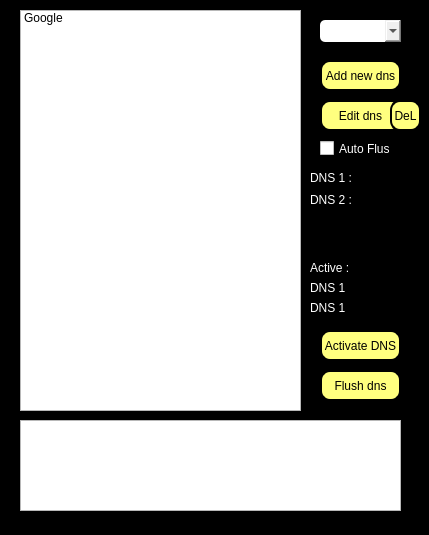
<?xml version="1.0" encoding="UTF-8"?>
<ui version="4.0">
 <class>MainWindow</class>
 <widget class="QMainWindow" name="MainWindow">
  <property name="windowModality">
   <enum>Qt::NonModal</enum>
  </property>
  <property name="enabled">
   <bool>true</bool>
  </property>
  <property name="geometry">
   <rect>
    <x>0</x>
    <y>0</y>
    <width>429</width>
    <height>535</height>
   </rect>
  </property>
  <property name="minimumSize">
   <size>
    <width>429</width>
    <height>535</height>
   </size>
  </property>
  <property name="maximumSize">
   <size>
    <width>429</width>
    <height>535</height>
   </size>
  </property>
  <property name="palette">
   <palette>
    <active>
     <colorrole role="WindowText">
      <brush brushstyle="SolidPattern">
       <color alpha="255">
        <red>255</red>
        <green>255</green>
        <blue>255</blue>
       </color>
      </brush>
     </colorrole>
     <colorrole role="Button">
      <brush brushstyle="SolidPattern">
       <color alpha="255">
        <red>0</red>
        <green>0</green>
        <blue>0</blue>
       </color>
      </brush>
     </colorrole>
     <colorrole role="Base">
      <brush brushstyle="SolidPattern">
       <color alpha="255">
        <red>0</red>
        <green>0</green>
        <blue>0</blue>
       </color>
      </brush>
     </colorrole>
     <colorrole role="Window">
      <brush brushstyle="SolidPattern">
       <color alpha="255">
        <red>0</red>
        <green>0</green>
        <blue>0</blue>
       </color>
      </brush>
     </colorrole>
    </active>
    <inactive>
     <colorrole role="WindowText">
      <brush brushstyle="SolidPattern">
       <color alpha="255">
        <red>255</red>
        <green>255</green>
        <blue>255</blue>
       </color>
      </brush>
     </colorrole>
     <colorrole role="Button">
      <brush brushstyle="SolidPattern">
       <color alpha="255">
        <red>0</red>
        <green>0</green>
        <blue>0</blue>
       </color>
      </brush>
     </colorrole>
     <colorrole role="Base">
      <brush brushstyle="SolidPattern">
       <color alpha="255">
        <red>0</red>
        <green>0</green>
        <blue>0</blue>
       </color>
      </brush>
     </colorrole>
     <colorrole role="Window">
      <brush brushstyle="SolidPattern">
       <color alpha="255">
        <red>0</red>
        <green>0</green>
        <blue>0</blue>
       </color>
      </brush>
     </colorrole>
    </inactive>
    <disabled>
     <colorrole role="WindowText">
      <brush brushstyle="SolidPattern">
       <color alpha="255">
        <red>120</red>
        <green>120</green>
        <blue>120</blue>
       </color>
      </brush>
     </colorrole>
     <colorrole role="Button">
      <brush brushstyle="SolidPattern">
       <color alpha="255">
        <red>0</red>
        <green>0</green>
        <blue>0</blue>
       </color>
      </brush>
     </colorrole>
     <colorrole role="Base">
      <brush brushstyle="SolidPattern">
       <color alpha="255">
        <red>0</red>
        <green>0</green>
        <blue>0</blue>
       </color>
      </brush>
     </colorrole>
     <colorrole role="Window">
      <brush brushstyle="SolidPattern">
       <color alpha="255">
        <red>0</red>
        <green>0</green>
        <blue>0</blue>
       </color>
      </brush>
     </colorrole>
    </disabled>
   </palette>
  </property>
  <property name="font">
   <font>
    <family>MS Gothic</family>
   </font>
  </property>
  <property name="mouseTracking">
   <bool>false</bool>
  </property>
  <property name="contextMenuPolicy">
   <enum>Qt::DefaultContextMenu</enum>
  </property>
  <property name="acceptDrops">
   <bool>false</bool>
  </property>
  <property name="windowTitle">
   <string>DNS Changer by Red Mage</string>
  </property>
  <property name="windowIcon">
   <iconset>
    <normaloff>../../../Users/PC/OneDrive/Pictures/Icons/Windows office pro/CP - Network and Internet.ico</normaloff>../../../Users/PC/OneDrive/Pictures/Icons/Windows office pro/CP - Network and Internet.ico</iconset>
  </property>
  <property name="autoFillBackground">
   <bool>false</bool>
  </property>
  <property name="styleSheet">
   <string notr="true">QMainWindow{
border: 2px solid black;
background-color: black;
}
QPushButton{
background-color:rgb(255, 255, 127);
border: 2px solid black;
border-radius:10px;
}
QPushButton:hover{
background-color:rgb(179, 179, 0);
}
QPushButton:pressed{
background-color:rgb(93, 93, 46);
border-style:solid;
border-width:2px;
}

QMainWindow{
background-color:rgb(0, 0, 0);
}

QLabel{
color: rgb(255, 255, 255);
}</string>
  </property>
  <property name="tabShape">
   <enum>QTabWidget::Rounded</enum>
  </property>
  <widget class="QWidget" name="centralwidget">
   <property name="font">
    <font>
     <family>MS Gothic</family>
    </font>
   </property>
   <widget class="QListWidget" name="list_dns">
    <property name="geometry">
     <rect>
      <x>20</x>
      <y>10</y>
      <width>281</width>
      <height>401</height>
     </rect>
    </property>
    <property name="styleSheet">
     <string notr="true"/>
    </property>
    <property name="sortingEnabled">
     <bool>true</bool>
    </property>
    <item>
     <property name="text">
      <string>Google</string>
     </property>
    </item>
   </widget>
   <widget class="QPushButton" name="btn_flush">
    <property name="geometry">
     <rect>
      <x>320</x>
      <y>370</y>
      <width>81</width>
      <height>31</height>
     </rect>
    </property>
    <property name="text">
     <string>Flush dns</string>
    </property>
   </widget>
   <widget class="QPushButton" name="btn_activate">
    <property name="geometry">
     <rect>
      <x>320</x>
      <y>330</y>
      <width>81</width>
      <height>31</height>
     </rect>
    </property>
    <property name="text">
     <string>Activate DNS</string>
    </property>
   </widget>
   <widget class="QPushButton" name="btn_add">
    <property name="geometry">
     <rect>
      <x>320</x>
      <y>60</y>
      <width>81</width>
      <height>31</height>
     </rect>
    </property>
    <property name="text">
     <string>Add new dns</string>
    </property>
   </widget>
   <widget class="QComboBox" name="comboBox">
    <property name="geometry">
     <rect>
      <x>320</x>
      <y>20</y>
      <width>81</width>
      <height>22</height>
     </rect>
    </property>
    <property name="styleSheet">
     <string notr="true">QComboBox{
border:1px;
border-radius: 5px;
}</string>
    </property>
   </widget>
   <widget class="QPushButton" name="btn_edit">
    <property name="geometry">
     <rect>
      <x>320</x>
      <y>100</y>
      <width>81</width>
      <height>31</height>
     </rect>
    </property>
    <property name="text">
     <string>Edit dns</string>
    </property>
   </widget>
   <widget class="QLabel" name="List_dns1">
    <property name="geometry">
     <rect>
      <x>310</x>
      <y>170</y>
      <width>111</width>
      <height>16</height>
     </rect>
    </property>
    <property name="text">
     <string>DNS 1 :</string>
    </property>
   </widget>
   <widget class="QLabel" name="List_dns2">
    <property name="geometry">
     <rect>
      <x>310</x>
      <y>190</y>
      <width>111</width>
      <height>20</height>
     </rect>
    </property>
    <property name="text">
     <string>DNS 2 :</string>
    </property>
   </widget>
   <widget class="QLabel" name="label_3">
    <property name="geometry">
     <rect>
      <x>310</x>
      <y>260</y>
      <width>111</width>
      <height>16</height>
     </rect>
    </property>
    <property name="text">
     <string>Active :</string>
    </property>
   </widget>
   <widget class="QLabel" name="Active_dns1">
    <property name="geometry">
     <rect>
      <x>310</x>
      <y>280</y>
      <width>111</width>
      <height>16</height>
     </rect>
    </property>
    <property name="text">
     <string>DNS 1</string>
    </property>
   </widget>
   <widget class="QLabel" name="Active_dns2">
    <property name="geometry">
     <rect>
      <x>310</x>
      <y>300</y>
      <width>111</width>
      <height>16</height>
     </rect>
    </property>
    <property name="text">
     <string>DNS 1</string>
    </property>
   </widget>
   <widget class="QCheckBox" name="flush_checkbox">
    <property name="geometry">
     <rect>
      <x>320</x>
      <y>140</y>
      <width>70</width>
      <height>17</height>
     </rect>
    </property>
    <property name="styleSheet">
     <string notr="true">QCheckBox{
color: rgb(255, 255, 255);
}</string>
    </property>
    <property name="text">
     <string>Auto Flush</string>
    </property>
   </widget>
   <widget class="QPushButton" name="btn_delete">
    <property name="geometry">
     <rect>
      <x>390</x>
      <y>100</y>
      <width>31</width>
      <height>31</height>
     </rect>
    </property>
    <property name="text">
     <string>DeL</string>
    </property>
   </widget>
   <widget class="QTextBrowser" name="log">
    <property name="geometry">
     <rect>
      <x>20</x>
      <y>420</y>
      <width>381</width>
      <height>91</height>
     </rect>
    </property>
   </widget>
  </widget>
  <widget class="QMenuBar" name="menuBar">
   <property name="geometry">
    <rect>
     <x>0</x>
     <y>0</y>
     <width>429</width>
     <height>21</height>
    </rect>
   </property>
  </widget>
 </widget>
 <resources/>
 <connections/>
</ui>
